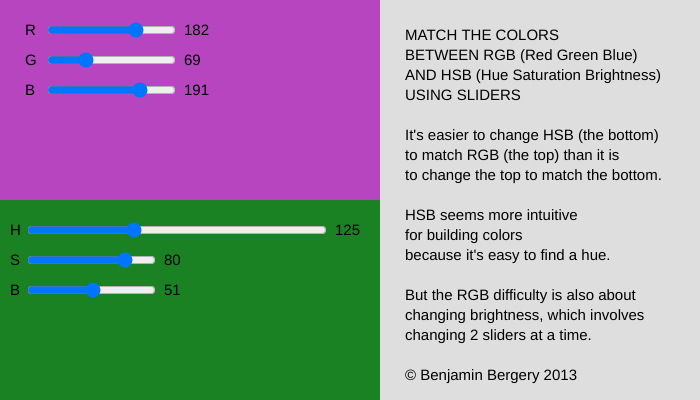
Frame 1 (no input)
Frame 60 (no input): identical to frame 1, image omitted
Frame 120 (the mouse pressed at the canvas centre since frame 60): identical to frame 1, image omitted

The p5.js sketch that drew this single still picture (run headless with seeded random() and noise() and a simulated clock; from frame 60 on, the mouse is pressed at the canvas centre):

// p5.js sketch
// ── sketch.js
// RGB HSB sliders v6
//https://editor.p5js.org/benjamin.bergery/sketches/uAZuz9rfw
// enabling you to compare and see if you can match colors via Red Green Blue versus
// Hue Saturation Brightness sliders

let rSlider, gSlider, bSlider;
let huSlider, saSlider, brSlider;

function setup() {
  createCanvas(700, 400);
  textSize(15);
  noStroke();
  background(222);
  
  createRGBsliders(); 
  
  createHSBsliders();

  writeComments();
  
  createP();
  createSpan("---> RELOAD the page to get new colors ");
}


function draw() {

  let r = rSlider.value();
  let g = gSlider.value();
  let b = bSlider.value();

  colorMode(RGB);

  // draw top color rectangle
  fill(r, g, b);
  rect(0, 0, 380, 200);

  // display RGB labels and values
  fill(0);
  text("R", 25, 35);
  text(r, 25 + rSlider.width + 30, 35);
  text("G", 25, 65);
  text(g, 25 + gSlider.width + 30, 65);
  text("B", 25, 95);
  text(b, 25 + bSlider.width + 30, 95);

  // switch to Hue Saturation Brightness mode
  colorMode(HSB, 360, 100, 100, 1);

  let hu = huSlider.value();
  let sa = saSlider.value();
  let br = brSlider.value();

  // draw bottom color rectangle  
  fill(hu, sa, br);
  rect(0, 200, 380, 200);

  // display HSB labels and values
  fill(0, 0, 0);
  text("H", 10, 235);
  text(hu, 25 + huSlider.width + 10, 235);
  text("S", 10, 265);
  text(sa, 25 + gSlider.width + 10, 265);
  text("B", 10, 295);
  text(br, 25 + bSlider.width + 10, 295);
}

/////////////////////////////////////////

function createRGBsliders() {
  rSlider = createSlider(0, 255, random(0,255));
  rSlider.position(45, 20);
  gSlider = createSlider(0, 255, random(20,255));
  gSlider.position(45, 50);
  bSlider = createSlider(0, 255, random(0,255));
  bSlider.position(45, 80);
}

function createHSBsliders() {
  huSlider = createSlider(0, 360, random(0,360));
  huSlider.position(25, 220);
  huSlider.style("width", "300px");
  saSlider = createSlider(0, 100, random(0,100));
  saSlider.position(25, 250);
  brSlider = createSlider(0, 100, random(30,100));
  brSlider.position(25, 280);
}



function writeComments() {

  let topx = 405;
  let topy = 40;
  let line = 20;

  text("MATCH THE COLORS", topx, topy);
  text("BETWEEN RGB (Red Green Blue) ", topx, topy + line);
  text("AND HSB (Hue Saturation Brightness)", topx, topy + line * 2);
  text("USING SLIDERS", topx, topy + line * 3);
  text(" ", topx, topy + line * 4);

  let paragraphy = topy + line * 5;
  text("It's easier to change HSB (the bottom)", topx, paragraphy);
  text("to match RGB (the top) than it is", topx, paragraphy + line);
  text("to change the top to match the bottom.", topx, paragraphy + line * 2);
  text(" ", topx, paragraphy + line * 3);
  text("HSB seems more intuitive", topx, paragraphy + line * 4);
  text("for building colors ", topx, paragraphy + line * 5);
  text("because it's easy to find a hue.", topx, paragraphy + line * 6);
  text(" ", topx, paragraphy + line * 7);
  text("But the RGB difficulty is also about", topx, paragraphy + line * 8);
  text("changing brightness, which involves", topx, paragraphy + line * 9);
  text("changing 2 sliders at a time.", topx, paragraphy + line * 10);
    text("© Benjamin Bergery 2013", topx, paragraphy + line * 12);

}
